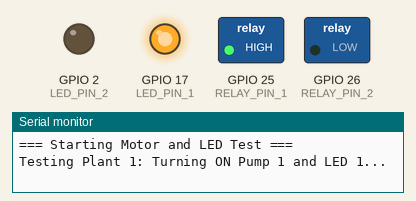
The sketch below on a simulated ESP32. On the bench: switched loads named in the sketch (green lamp = pin HIGH), output pins drawn as LEDs (lit = HIGH), the last lines printed to the serial monitor.

Above: at 2.5 s.
At 10.5 s:
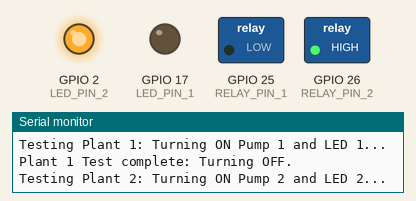
At 14.5 s:
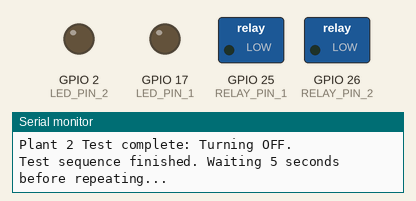
Timing chart, 0 to 21.8 s (numbered marks = the images above):
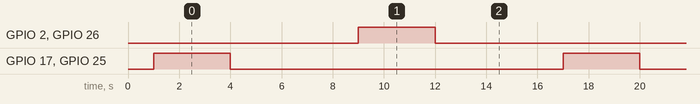

Measured:
- by itself, GPIO 2 (LED_PIN_2), GPIO 17 (LED_PIN_1), GPIO 25 (RELAY_PIN_1), GPIO 26 (RELAY_PIN_2): alternates HIGH for 3.0 s and LOW for 13.0 s
- by itself, everything shown: repeats every 16.0 s, in 4 steps

The sketch:

check_motor.ino
```cpp
#include "Arduino.h"

const int RELAY_PIN_1 = 25;
const int RELAY_PIN_2 = 26;
const int LED_PIN_1   = 17;
const int LED_PIN_2   = 2;

// Active duration for each pump during testing (in milliseconds, e.g., 3 seconds)
const unsigned long TEST_INTERVAL = 3000;

// Safety delay between shutting off one pump and turning on the next
const unsigned long PAUSE_BETWEEN_TESTS = 5000;

void setup() {
    // Initialize serial communication for debugging output
    Serial.begin(115200);
    while (!Serial); // Wait for serial port initialization (useful for native USB boards)

    // Configure relay and status LED pins as OUTPUTs
    pinMode(RELAY_PIN_1, OUTPUT);
    pinMode(LED_PIN_1, OUTPUT);
    pinMode(RELAY_PIN_2, OUTPUT);
    pinMode(LED_PIN_2, OUTPUT);

    // Ensure all pumps and LEDs are turned OFF by default at start
    digitalWrite(RELAY_PIN_1, LOW);
    digitalWrite(LED_PIN_1, LOW);
    digitalWrite(RELAY_PIN_2, LOW);
    digitalWrite(LED_PIN_2, LOW);

    Serial.println("=== Starting Motor and LED Test ===");
    delay(1000); // Wait 1 sec

}

void loop() {
    // --- PLANT 1 TEST ---
    Serial.println("Testing Plant 1: Turning ON Pump 1 and LED 1...");
    digitalWrite(RELAY_PIN_1, HIGH);
    digitalWrite(LED_PIN_1, HIGH);

    delay(TEST_INTERVAL); // Keep Motor 1 active

    Serial.println("Plant 1 Test complete: Turning OFF.");
    digitalWrite(RELAY_PIN_1, LOW);
    digitalWrite(LED_PIN_1, LOW);

    // Inter-test pause
    delay(PAUSE_BETWEEN_TESTS);

    // --- PLANT 2 TEST ---
    Serial.println("Testing Plant 2: Turning ON Pump 2 and LED 2...");
    digitalWrite(RELAY_PIN_2, HIGH);
    digitalWrite(LED_PIN_2, HIGH);

    delay(TEST_INTERVAL); // Keep Motor 2 active

    Serial.println("Plant 2 Test complete: Turning OFF.");
    digitalWrite(RELAY_PIN_2, LOW);
    digitalWrite(LED_PIN_2, LOW);

    // Pause before restarting the test loop
    Serial.println("Test sequence finished. Waiting 5 seconds before repeating...\n");
    delay(5000);
}
```
